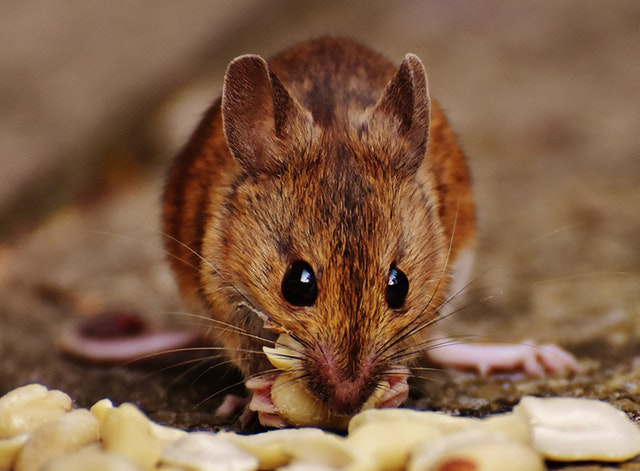
#> input picture mouse.jpg, 640 x 471 px, found by its file name
$ jupyter execute AFFINE_TRANSFORMATIONS.ipynb
#> lines starting #> are read from the running program, lines starting #| are printed output that depends on the picture
[cell 1]
import cv2
import numpy as np

[cell 2]
image_path = r"C:\Users\Admin\Desktop\B23AI065_CVIP\mouse.jpg"
image = cv2.imread(image_path)
#> image is the input picture: shape (471, 640, 3); mean B, G, R 71.1, 96.2, 130.5

[cell 3]
if image is None:
    print("Error: Image not found or unable to load!")
else:
    print("Image loaded successfully!")

[cell 4]
height,width=image.shape[:2]
#> height = 471; width = 640

[cell 5]
max_width=800
max_height=600

[cell 6]
scaling_factor=min(max_width/width,max_height/height)
#> scaling_factor = 1.25
new_width = int(width * scaling_factor)
#> new_width = 800
new_height = int(height * scaling_factor)
#> new_height = 588
resized_image = cv2.resize(image, (new_width, new_height))
print(f"Original image resized to {new_width}x{new_height} for processing.")
#| Original image resized to 800x588 for processing.

[cell 7]
# Step 4: Apply various affine transformations # 4.1 Translation: Shift the image to the right by 50 px and down by 30 px # Affine transformation moves the position of the image without changing orientation
translation_matrix = np.float32([[1, 0, 50], [0, 1, 30]]) # 2x3 matrix for translation
translated_image = cv2.warpAffine(resized_image, translation_matrix, (new_width, new_height))
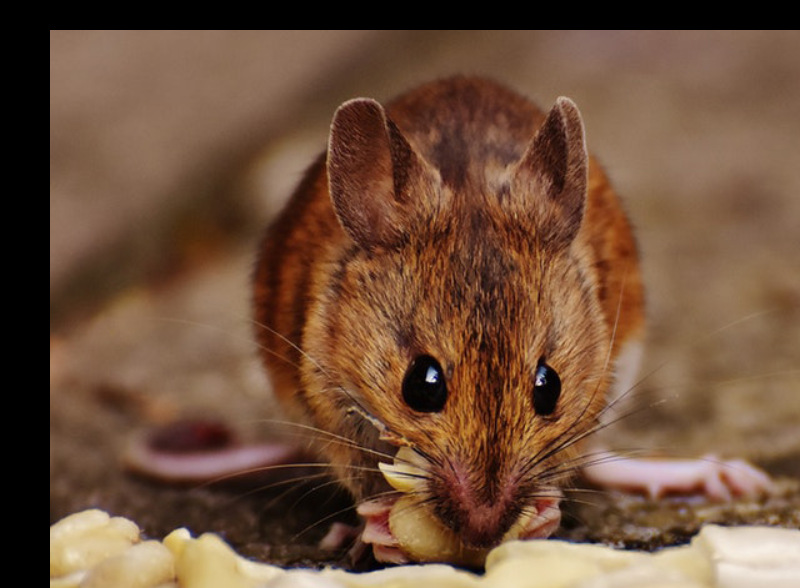
#> translated_image: shape (588, 800, 3); mean B, G, R 59.6, 80.9, 112.1
print("Translated Image created successfully.")

[cell 8]
# 4.2 Rotation: Rotate the image by 45 degrees around the center
# # Affine transformation rotates the image while preserving lines and parallelism
center = (new_width // 2, new_height // 2) # Rotation center
#> center = (400, 294)
rotation_matrix = cv2.getRotationMatrix2D(center, 45, 1) # angle=45, scale=1
rotated_image = cv2.warpAffine(resized_image, rotation_matrix, (new_width, new_height))
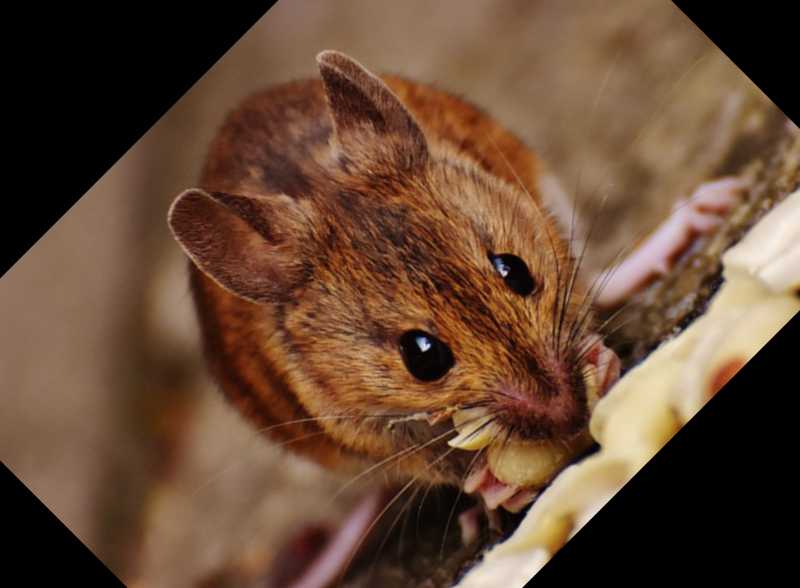
#> rotated_image: shape (588, 800, 3); mean B, G, R 52.6, 72.5, 101.2
print("Rotated Image created successfully.")

[cell 9]
# 4.3 Scaling: Resize the image to 50% of its size
# # Scaling changes the size of the image while preserving its shape
scaled_image = cv2.resize(resized_image, (new_width // 2, new_height // 2))
print("Scaled Image created successfully.")

[cell 10]
# 4.4 Shearing: Shear the image horizontally
# # Shearing slants the image along X or Y axis, keeping parallel lines
shear_matrix = np.float32([[1, 0.5, 0], [0, 1, 0]]) # Horizontal shear
sheared_width = int(new_width * 1.5) # Width increases due to horizontal shear
#> sheared_width = 1200
sheared_image = cv2.warpAffine(resized_image, shear_matrix, (sheared_width, new_height))
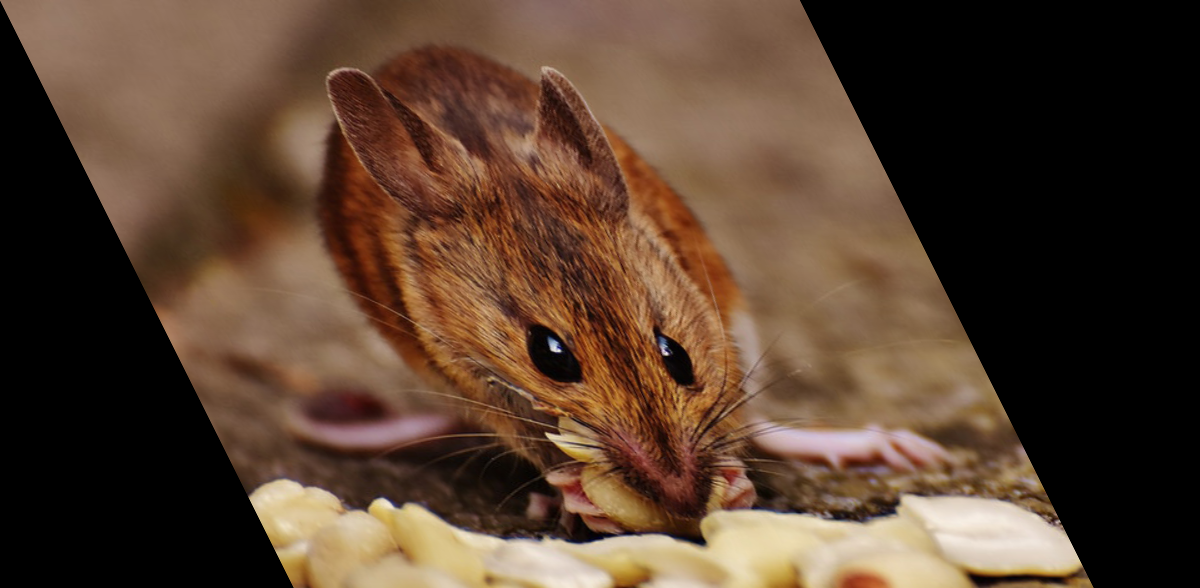
#> sheared_image: shape (588, 1200, 3); mean B, G, R 47.4, 64.1, 87
print("Sheared Image created successfully.")

[cell 11]
# 4.5 Reflection: Flip the image along axes
# # Reflection is a type of affine transformation (negative scaling)
flipped_horizontally = cv2.flip(resized_image, 1) # Flip along vertical axis (Y-axis)
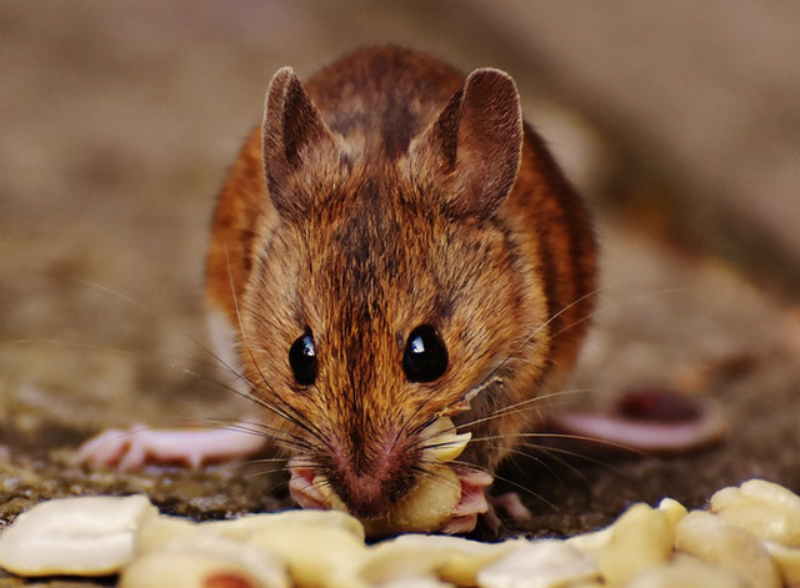
#> flipped_horizontally: shape (588, 800, 3); mean B, G, R 71, 96, 130.4
print("Horizontally Flipped Image created successfully.")
flipped_vertically = cv2.flip(resized_image, 0) # Flip along horizontal axis (X-axis)
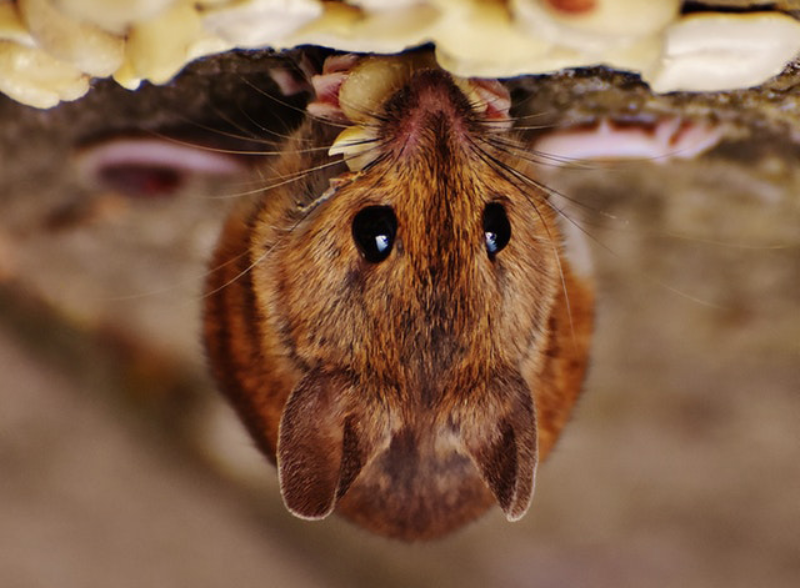
#> flipped_vertically: shape (588, 800, 3); mean B, G, R 71, 96, 130.4
print("Vertically Flipped Image created successfully.")
flipped_both = cv2.flip(resized_image, -1) # Flip along both axes
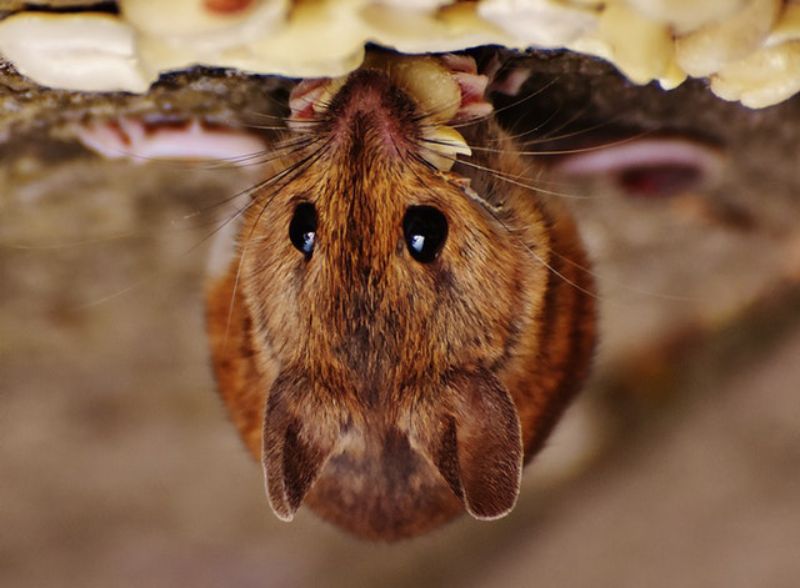
#> flipped_both: shape (588, 800, 3); mean B, G, R 71, 96, 130.4
print("Image Flipped Horizontally and Vertically (Both) created successfully.")

$ run again, with Lihts.jpg copied over mouse.jpg
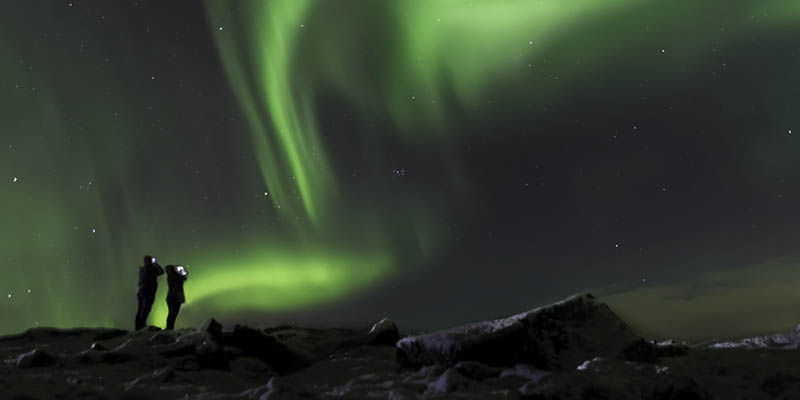
#> input picture Lihts.jpg, 800 x 400 px, found by its file name
#> image is the input picture: shape (400, 800, 3); mean B, G, R 44.7, 58, 48.1
#| Original image resized to 800x400 for processing.
#> `flipped_vertically = cv2.flip(resized_image, 0)`:
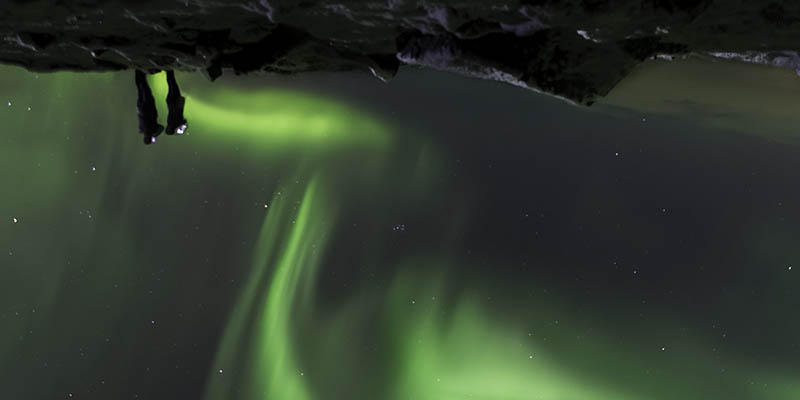
#> flipped_vertically: shape (400, 800, 3); mean B, G, R 44.7, 58, 48.1
#> `flipped_both = cv2.flip(resized_image, -1)`:
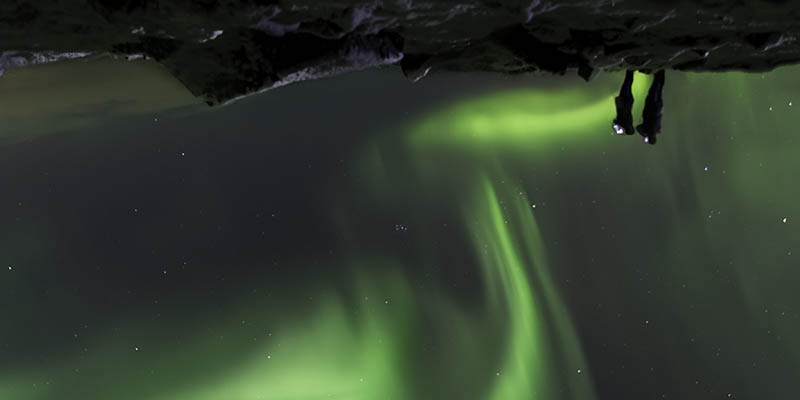
#> flipped_both: shape (400, 800, 3); mean B, G, R 44.7, 58, 48.1
